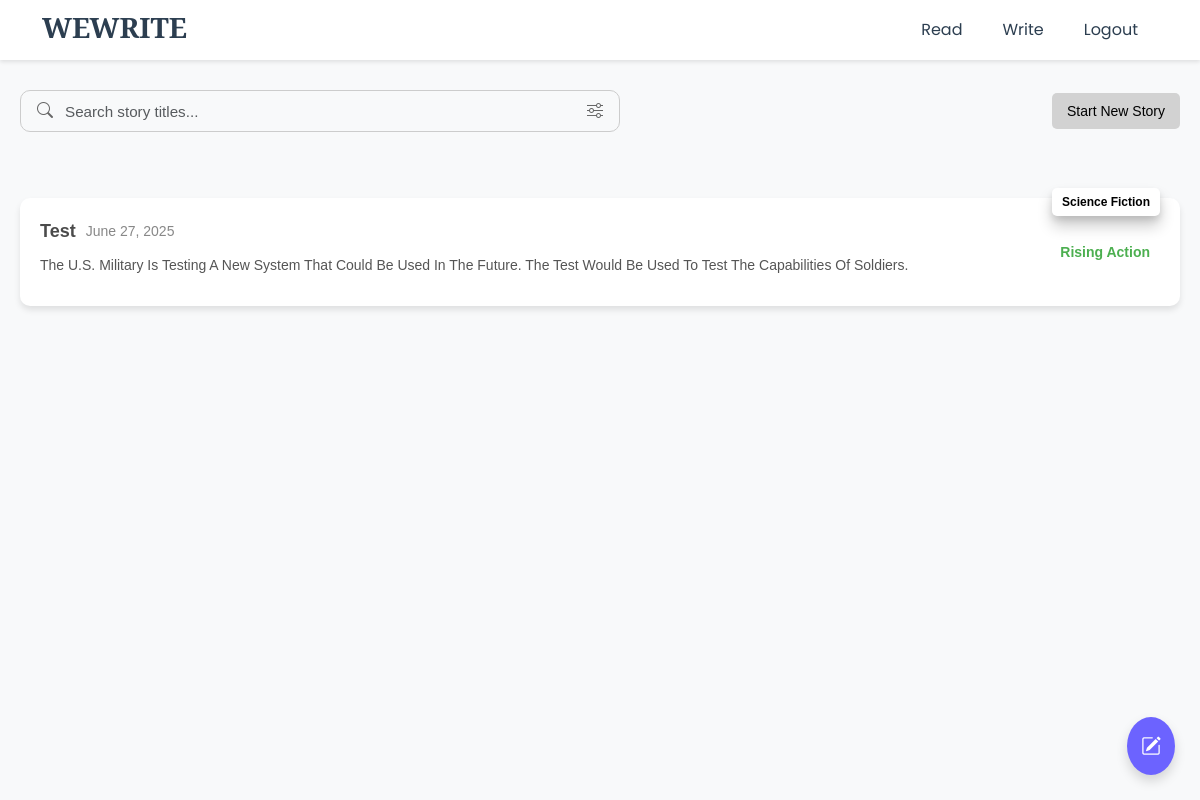
Before: /main/ (signed in) with the older database file.
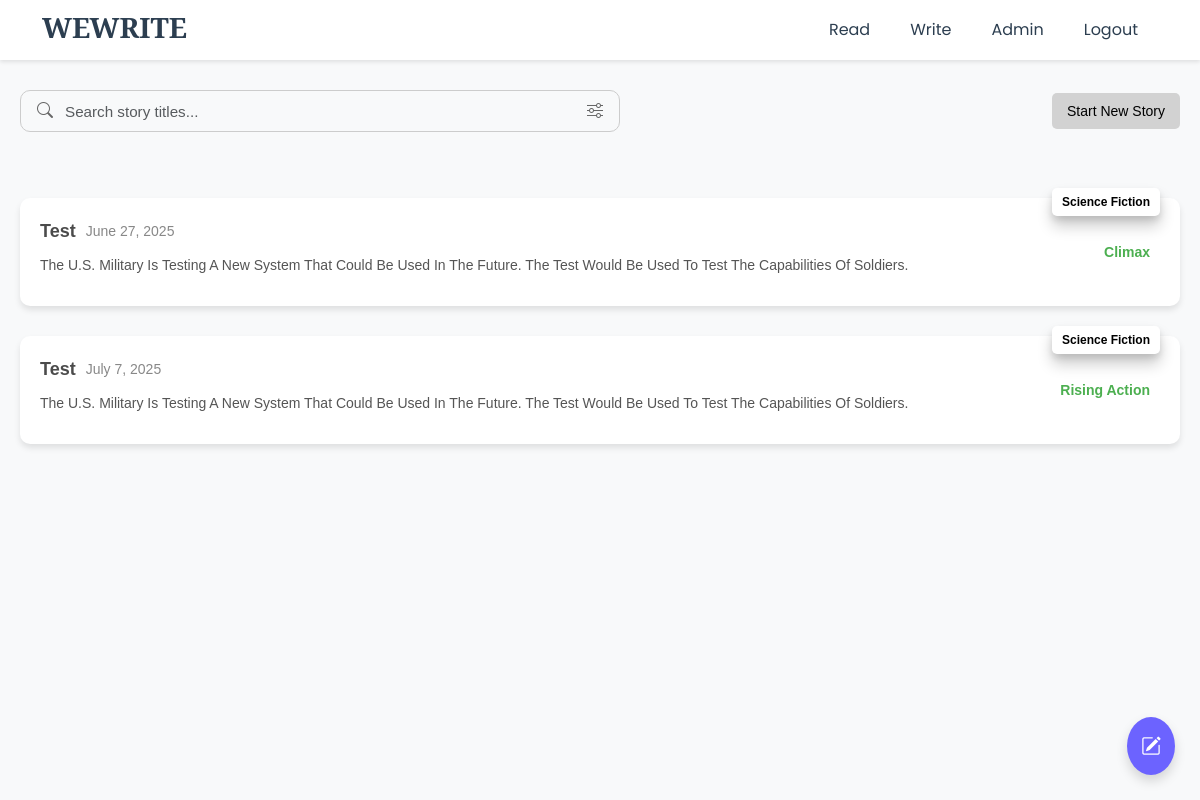
After: the same page with the newer database file.
### story/models.py (models this page shows)
class Story(models.Model):
    GENRE_CHOICES = [
        (1, 'Fiction'),
        (2, 'Science Fiction'),
        (3, 'Historical Fiction'),
        (4, 'Mystery'),
        (5, 'Fantasy'),
        (6, 'Romance'),
    ]
    STATUS_CHOICES = [
        (1, 'pending'),
        (2, 'published'),
    ]
    user = models.ForeignKey(CustomUser, on_delete=models.CASCADE)
    started_date = models.DateField(default='2000-01-01', null=True, blank=True)
    title = models.TextField(max_length=250, null=True, blank=True)
    genre = models.ForeignKey(Genre, on_delete=models.CASCADE)
    main_character = models.TextField(max_length=250, null=True, blank=True)
    time_setting = models.TextField(max_length=250, null=True, blank=True)
    suggested_keyword = models.TextField(max_length=250, null=True, blank=True)
    exposition_summary = models.TextField(max_length=10000, null=True, blank=True)
    status = models.IntegerField(choices=STATUS_CHOICES, default=1)
    def __str__(self):
        return "_".join([self.user.username, str(self.started_date), self.title])

class Genre(models.Model):
    name = models.TextField(max_length=250, null=False)
    is_active = models.BooleanField(default=True)
    def __str__(self):
        return self.name

### suhyun_nlp/views.py (the view)
# urls.py: path('main/', views.to_main, name='to-main'),
@login_required
def to_main(request):
    curr_user = request.user
    username = curr_user.username
    isAdmin = curr_user.is_staff
    author_stages = Stage.objects.filter(user=curr_user, status=3)
    if len(author_stages)>=0:
        new_story_available = True
    else:
        new_story_available = False
    all_storys = Story.objects.all().order_by('started_date')
    story_list = []
    story_last_stage_part_list = []
    all_stages = list(Stage.objects.all().order_by('pk'))
    for story in all_storys:
        curr_story_stage_list = []
        for all_stage in all_stages:
            if all_stage.story == story:
                curr_story_stage_list.append(all_stage)
        if not curr_story_stage_list:
            continue  # skip if no stages yet
        if len(curr_story_stage_list) == 5:
            continue  # completed
        if not any(stage.status == 3 for stage in curr_story_stage_list):
            continue  # not started properly
        story_list.append(story)
        story_last_stage_part_list.append(curr_story_stage_list[-1].PART_CHOICES[curr_story_stage_list[-1].part][1])
    story_exposition_list = [story.exposition_summary for story in story_list]
    story_pk_list = [story.pk for story in story_list]
    story_genre_list = [story.genre for story in story_list]
    story_title_list = [story.title for story in story_list]
    story_tuple_list = [] # (story , exposition, pk, genre, title)
    for i in range(len(story_list)):
        story_tuple_list.append((story_list[i], story_exposition_list[i], story_pk_list[i], story_genre_list[i], story_title_list[i], story_last_stage_part_list[i]))
    print(story_tuple_list)
    context = {
        'username': username,
        'isLogin': True,
        'isAdmin': isAdmin,
        'story_list': story_list,
        'story_exposition_list': story_exposition_list,
        'story_pk_list': story_pk_list,
        'story_genre_list': story_genre_list,
        'story_title_list': story_title_list,
        'story_tuple_list': story_tuple_list,
        'new_story_available': new_story_available,
    }
    return render(request, 'main.html', context)

### suhyun_nlp/templates/main.html (shortened to what this page needs)
{% extends 'header.html' %}
{% block board %}
<!DOCTYPE html>
<html lang="en">
<head>
</head>
<body>
<div class="top-bar d-flex justify-content-between align-items-center flex-wrap">
  <div class="search-container d-flex align-items-center px-3 py-1 mb-3" style="border: 1.5px solid #ccc; border-radius: 10px; height: 42px; max-width: 600px; flex-grow: 1;">
    <i class="bi bi-search me-2" style="font-size: 1rem; color: #666;"></i>
    <input type="text" id="boardSearchInput" class="form-control border-0 shadow-none bg-transparent p-0 ps-1"
           placeholder="Search story titles..." style="font-size: 0.95rem; line-height: 1.2rem; height: 100%;">
    <div class="dropdown">
      <button class="btn border-0 bg-transparent p-0 ms-2" type="button" id="boardGenreDropdown" data-bs-toggle="dropdown" aria-expanded="false">
        <i class="bi bi-sliders" style="font-size: 1rem; color: #666;"></i>
      </button>
    </div>
  </div>
  <div class="mb-3 ms-3">
    {% if new_story_available %}
      <a class="button" href="{% url 'to-write' %}">Start New Story</a>
    {% else %}
      <a class="fakebutton">Start New Story</a>
    {% endif %}
  </div>
</div>
    <div id="story-grid">
        {% for story, exposition, pk, genre, title, last_part in story_tuple_list %}
        <a href="{% url 'to-collaborate' pk %}" style="text-decoration:none;">
            <div class="post-card {{ genre.name|slugify }}">
                {% if genre.name == 'fiction' %}
                    <span class="genre fiction">{{ genre.name | title }}</span>
                {% elif genre.name == 'science fiction' %}
                    <span class="genre science-fiction">{{ genre.name | title}}</span>
                {% elif genre.name == 'fantasy' %}
                    <span class="genre fantasy">{{ genre.name | title}}</span>
                {% elif genre.name == 'historical fiction' %}
                    <span class="genre historical-fiction">{{ genre.name | title}}</span>
                {% elif genre.name == 'mistery' %}
                    <span class="genre mistery">{{ genre.name | title}}</span>
                {% elif genre.name == 'romance' %}
                    <span class="genre romance">{{ genre.name | title}}</span>
                {% else %}
                    <span class="genre">{{ genre.name | title}}</span>
                {% endif %}
                <div class="post-header">
                    <div class="post-title-container">
                        <span class="post-title">{{ title | title}}</span>
                        <span class="post-date">{{ story.started_date }}</span>
                    </div>
                </div>
                <div class="post-content">
                    {{ exposition | title}}
                </div>
                <span class="category">{{ last_part | title}}</span>
            </div>
        </a>
        {% endfor %}
    </div>
{% if new_story_available %}
<a href="{% url 'to-write' %}" class="floating-write-btn" title="Start New Story">
  <i class="bi bi-pencil-square"></i>
</a>
{% endif %}
</body>
</html>
{% endblock %}

Changed rows visible on the page:
computed for Story "June 27, 2025": last_part "Rising Action" → "Climax"
added Story: name "Science Fiction", title "Test", started_date "July 7, 2025", exposition_summary "The U.S. Military Is Testing A New System That Could Be Used In The Future. The Test Would Be Used To Test The Capabilities Of Soldiers.", last_part "Rising Action"
Other visible differences:
text now shown: "Admin"
